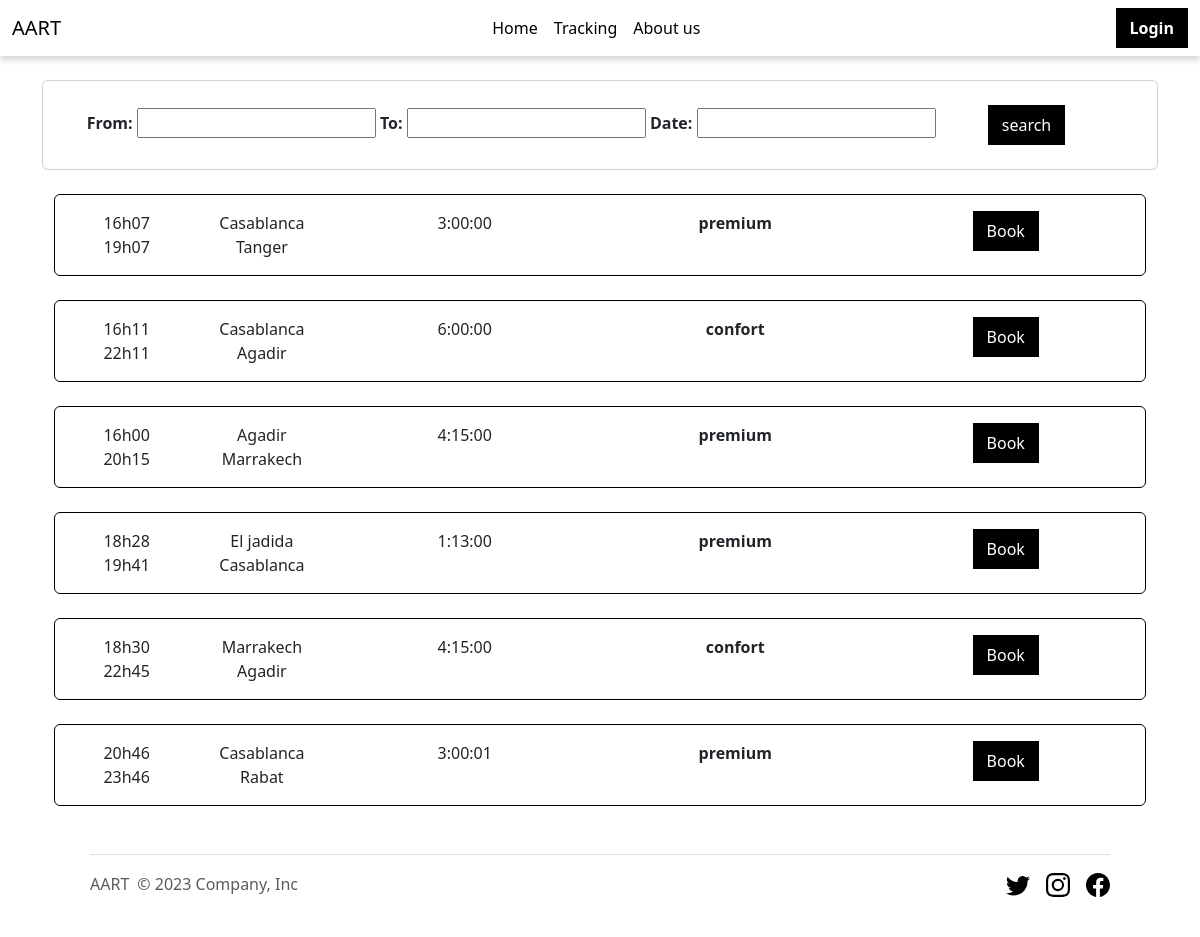
The page / on the database its author committed.
### ticketing/models.py (models this page shows)
class BusRoute(models.Model):
    start_point = models.CharField(max_length=100)
    destination = models.CharField(max_length=100)
    departure_time = models.DateTimeField()
    arrival_time = models.DateTimeField()
    def duration(self):
        return self.arrival_time-self.departure_time
    bus = models.ForeignKey(Bus, on_delete=models.CASCADE)
    price = models.FloatField(default=0.0)
    def available_seats(self):
        total_capacity = self.bus.capacity  # Assuming 'capacity' is a field on the 'Bus' model
        sold_tickets_count = Ticket.objects.filter(bus_route=self).count()
        return total_capacity - sold_tickets_count

class Bus(models.Model):
    STATUS_CHOICES = (
        ('confort', 'Confort'),
        ('premium', 'Premium'),
    )
    number = models.CharField(max_length=50)
    capacity = models.IntegerField(default=50)
    driver_name = models.CharField(max_length=100)
    type = models.CharField(max_length=20,choices=STATUS_CHOICES)

### ticketing/views.py (the view)
# urls.py: path("", views.index, name="index"),
def index(request):
    route_list=BusRoute.objects.all()
    myFilter = RouteFilter(request.GET, queryset=route_list )
    route_list = myFilter.qs
    context = {
        'route_list': route_list,
        'user': request.user,
        'myFilter': myFilter,
    }
    return render(request, 'ticketing/index.html', context)

### templates/ticketing/index.html (shortened to what this page needs)
{% extends 'ticketing/base.html' %}
{% block content %}
<div class="card p-4 text-center fw-bold">
    <form method="get">
        {{ myFilter.form }}
        <button type="submit" class="btn mx-5">search</button>
    </form>
</div>
    <br>
<div class="container text-center">
    {% for route in route_list %}
        {% if route.available_seats > 0 %}
        <div class="card border-black p-3">
    <div class="row">
        <div class="col">
            <div class="row">
                <div class="col">{{ route.departure_time.time|time:"H\hi" }}</div>
                <div class="col">{{ route.start_point }}</div>
            </div>
            <div class="row">
                <div class="col">{{ route.arrival_time.time|time:"H\hi" }}</div>
                <div class="col">{{ route.destination }}</div>
            </div>
        </div>
        <div class="col">
            {{ route.duration }}
        </div>
        <div class="col">
            <span class="fw-bold">{{ route.bus.type }}</span>
        </div>
        <div class="col">
            <a href="{% url 'book' route.id %}"><button class="btn">Book</button></a>
        </div>
    </div>
        </div>
        <br>
        {% endif %}
    {% endfor %}
</div>
{% endblock %}

### static/css/navbar.css (style rules this page uses)
@media screen and (min-width: 769px) { .btn { background-color: #000000; color: #ffffff; border-radius: 0; border-width: 2px; } }

### rows shown on the page
BusRoute: departure_time.time "16h07", start_point "Casablanca", arrival_time.time "19h07", destination "Tanger", duration "3:00:00", bus.type "premium"
BusRoute: departure_time.time "16h11", start_point "Casablanca", arrival_time.time "22h11", destination "Agadir", duration "6:00:00", bus.type "confort"
BusRoute: departure_time.time "16h00", start_point "Agadir", arrival_time.time "20h15", destination "Marrakech", duration "4:15:00", bus.type "premium"
BusRoute: departure_time.time "18h28", start_point "El jadida", arrival_time.time "19h41", destination "Casablanca", duration "1:13:00", bus.type "premium"
BusRoute: departure_time.time "18h30", start_point "Marrakech", arrival_time.time "22h45", destination "Agadir", duration "4:15:00", bus.type "confort"
BusRoute: departure_time.time "20h46", start_point "Casablanca", arrival_time.time "23h46", destination "Rabat", duration "3:00:01", bus.type "premium"
